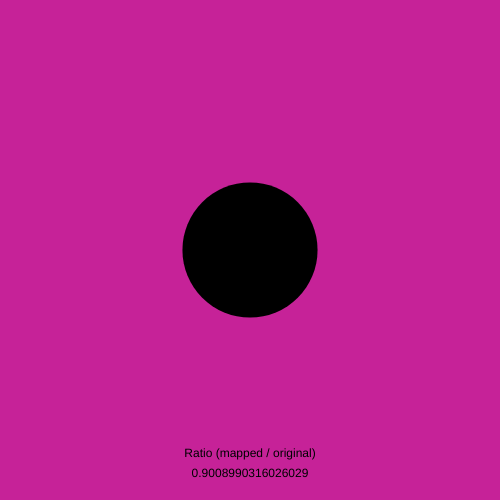
Frame 1 (no input)
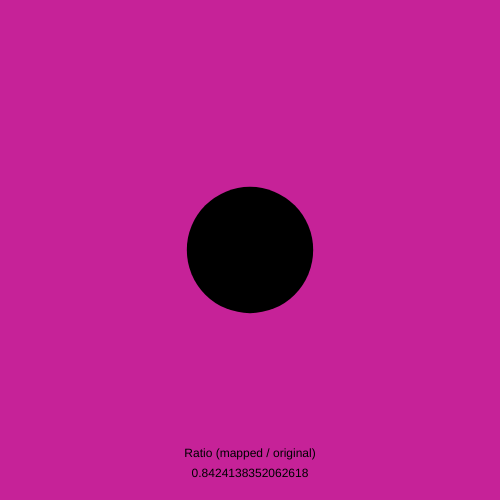
Frame 60 (no input)
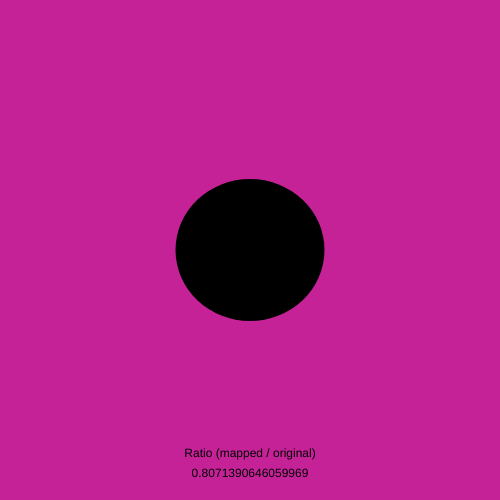
Frame 120 (the mouse pressed at the canvas centre since frame 60)

The p5.js sketch that drew these frames (run headless with seeded random() and noise() and a simulated clock; from frame 60 on, the mouse is pressed at the canvas centre):

// p5.js sketch
// ── sketch.js
// Title: Shivering Black Hole
// Author: Elijah Ko
// Date: 2019-11-25
// Credit: Daniel Shiffman's Coding Train - p5.js "Chapter 2.2 - 2.4 + 3.1"

let time = 0.0;
let mappedNoise;

let circle = {
  diameter: 150,
};

function setup() {
  createCanvas(500, 500);
}

function draw() {
  background(198, 34, 152);

  mappedNoise = map(noise(time), 0.0, 1.0, 0.7, 1.0);

  noStroke();
  fill(0);
  ellipseMode(CENTER);
  ellipse(width / 2, height / 2, mappedNoise * circle.diameter, mappedNoise * circle.diameter);

  if (mouseIsPressed &&
    mouseX > width / 2 - (mappedNoise * circle.diameter) / 2 &&
    mouseX < width / 2 + (mappedNoise * circle.diameter) / 2 &&
    mouseY > height / 2 - (mappedNoise * circle.diameter) / 2 &&
    mouseY < height / 2 + (mappedNoise * circle.diameter) / 2) {

    // shivering circle
    ellipse(width / 2, height / 2, random(circle.diameter - 10, circle.diameter), random(circle.diameter - 10, circle.diameter));
  }

  rectMode(CORNER);
  textAlign(CENTER, BOTTOM);
  text("Ratio (mapped / original)", width / 2, height - 40);
  text(mappedNoise, width / 2, height - 20);

  time += 0.005;
}
